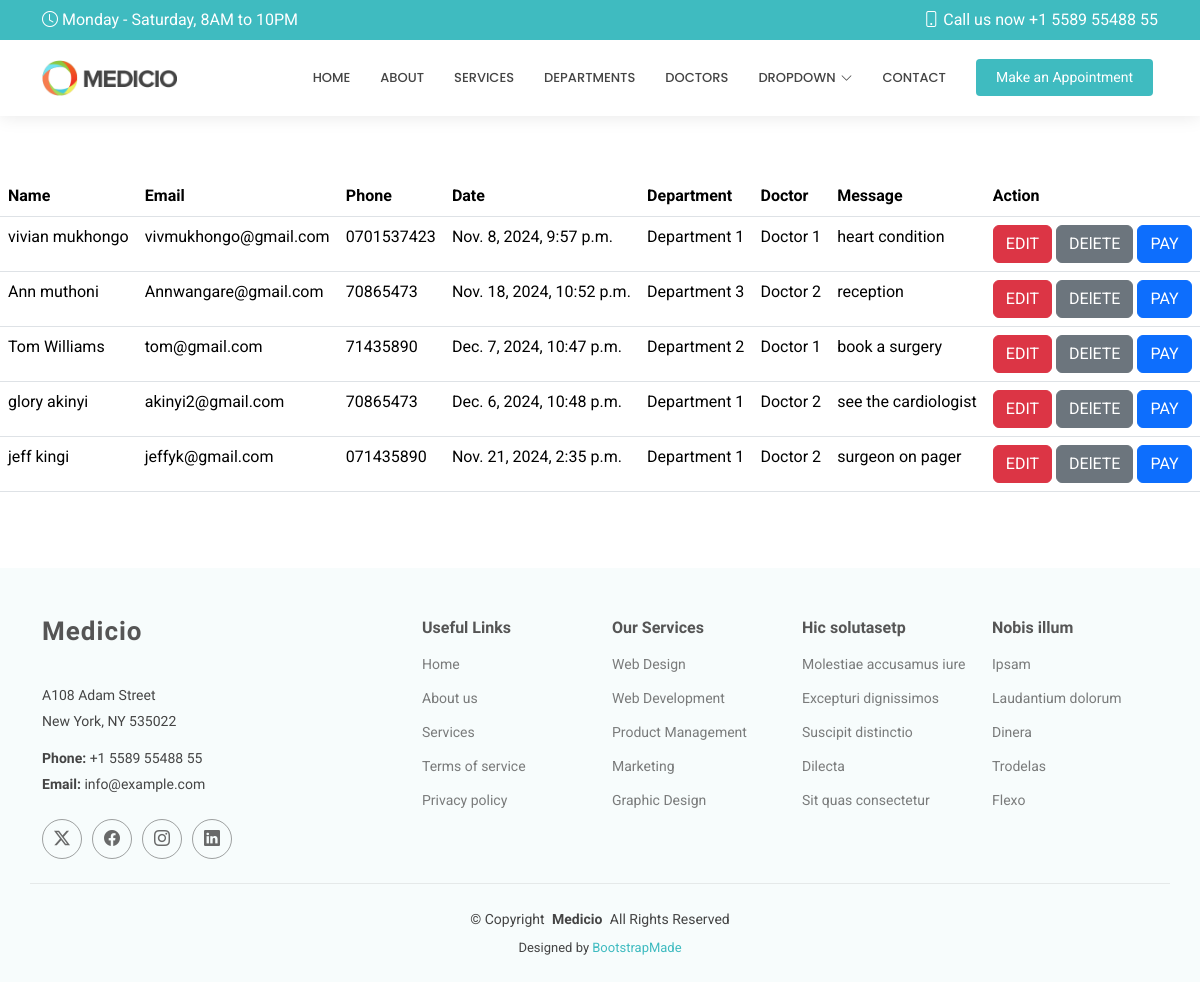
Page /show/ on the committed database.
### MyApp/models.py (models this page shows, shortened)
class Appointment(models.Model):
    name = models.CharField(max_length=200)
    email = models.EmailField()
    phone = models.CharField(max_length=20)
    date = models.DateTimeField()
    department = models.CharField(max_length=200)
    doctor = models.CharField(max_length=200)
    message = models.TextField()

### MyApp/views.py (the view)
# urls.py: path('show/', views.show, name='show'),
def show(request):
    allappointments= Appointment.objects.all()
    return render(request,'show.html',{'appointments':allappointments})

### templates/show.html
{% extends 'starter-page.html' %}
{% load static %}
{% block body %}
	<table class="table">
    <tr>
        <th>Name</th>
        <th>Email</th>
        <th>Phone</th>
        <th>Date</th>
        <th>Department</th>
        <th>Doctor</th>
        <th>Message</th>
        <th>Action</th>
    </tr>
{% for x in appointments  %}
    <tr>
    <td>{{x.name}}</td>
    <td>{{x.email}}</td>
    <td>{{x.phone}}</td>
    <td>{{x.date}}</td>
    <td>{{x.department}}</td>
    <td>{{x.doctor}}</td>
    <td>{{x.message}}</td>
    <td>
         <a href="/edit/{{ x.id }}" class="btn btn-danger">EDIT</a>
         <a href="/delete/{{ x.id }}" class="btn btn-secondary">DElETE</a>
         <a href="/pay/{{ x.id }}" class="btn btn-primary">PAY</a>
    </td>
    </tr>
{% endfor %}
    </table>
{% endblock %}

### templates/starter-page.html (shortened to what this page needs)
<!DOCTYPE html>
<html lang="en">
<head>
  {% load static %}
  <link href="{% static 'static/assets/vendor/bootstrap/css/bootstrap.min.css' %}" rel="stylesheet">
  <link href="{% static 'static/assets/vendor/bootstrap-icons/bootstrap-icons.css' %}" rel="stylesheet">
  <link href="{% static 'static/assets/vendor/aos/aos.css' %}" rel="stylesheet">
  <link href="{% static 'static/assets/vendor/fontawesome-free/css/all.min.css' %}" rel="stylesheet">
  <link href="{% static 'static/assets/vendor/glightbox/css/glightbox.min.css' %}" rel="stylesheet">
  <link href="{% static 'static/assets/vendor/swiper/swiper-bundle.min.css' %}" rel="stylesheet">
  <link href="{% static 'static/assets/css/main.css' %}" rel="stylesheet">
</head>
<body class="starter-page-page">
  <header id="header" class="header sticky-top">
    <div class="topbar d-flex align-items-center">
      <div class="container d-flex justify-content-center justify-content-md-between">
        <div class="d-none d-md-flex align-items-center">
          <i class="bi bi-clock me-1"></i> Monday - Saturday, 8AM to 10PM
        </div>
        <div class="d-flex align-items-center">
          <i class="bi bi-phone me-1"></i> Call us now +1 5589 55488 55
        </div>
      </div>
    </div>
    <div class="branding d-flex align-items-center">
      <div class="container position-relative d-flex align-items-center justify-content-end">
        <a href="index.html" class="logo d-flex align-items-center me-auto">
          <img src="{% static 'static/assets/img/logo.png' %}" alt="">
        </a>
        <nav id="navmenu" class="navmenu">
          <ul>
            <li><a href="{% url 'index' %}">Home</a></li>
            <li><a href="{% url 'about' %}">About</a></li>
            <li><a href="{% url 'services' %}">Services</a></li>
            <li><a href="{% url 'departments' %}">Departments</a></li>
            <li><a href="{% url 'doctors' %}">Doctors</a></li>
            <li class="dropdown"><a href="#"><span>Dropdown</span> <i class="bi bi-chevron-down toggle-dropdown"></i></a>
            </li>
            <li><a href="{% url 'contact' %}">Contact</a></li>
          </ul>
        </nav>
        <a class="cta-btn" href="{% url 'appointments' %}">Make an Appointment</a>
      </div>
    </div>
  </header>
  <main class="main">
    <section id="starter-section" class="starter-section section">
      {% block body %}
      {% endblock %}
    </section>
  </main>
  <footer id="footer" class="footer light-background">
    <div class="container footer-top">
      <div class="row gy-4">
        <div class="col-lg-4 col-md-6 footer-about">
          <a href="{% url 'index' %}" class="logo d-flex align-items-center">
            <span class="sitename">Medicio</span>
          </a>
          <div class="footer-contact pt-3">
            <p>A108 Adam Street</p>
            <p>New York, NY 535022</p>
            <p class="mt-3"><strong>Phone:</strong> <span>+1 5589 55488 55</span></p>
            <p><strong>Email:</strong> <span>info@example.com</span></p>
          </div>
          <div class="social-links d-flex mt-4">
            <a href=""><i class="bi bi-twitter-x"></i></a>
            <a href=""><i class="bi bi-facebook"></i></a>
            <a href=""><i class="bi bi-instagram"></i></a>
            <a href=""><i class="bi bi-linkedin"></i></a>
          </div>
        </div>
        <div class="col-lg-2 col-md-3 footer-links">
          <h4>Useful Links</h4>
          <ul>
            <li><a href="#">Home</a></li>
            <li><a href="#">About us</a></li>
            <li><a href="#">Services</a></li>
            <li><a href="#">Terms of service</a></li>
            <li><a href="#">Privacy policy</a></li>
          </ul>
        </div>
        <div class="col-lg-2 col-md-3 footer-links">
          <h4>Our Services</h4>
          <ul>
            <li><a href="#">Web Design</a></li>
            <li><a href="#">Web Development</a></li>
            <li><a href="#">Product Management</a></li>
            <li><a href="#">Marketing</a></li>
            <li><a href="#">Graphic Design</a></li>
          </ul>
        </div>
        <div class="col-lg-2 col-md-3 footer-links">
          <h4>Hic solutasetp</h4>
          <ul>
            <li><a href="#">Molestiae accusamus iure</a></li>
            <li><a href="#">Excepturi dignissimos</a></li>
            <li><a href="#">Suscipit distinctio</a></li>
            <li><a href="#">Dilecta</a></li>
            <li><a href="#">Sit quas consectetur</a></li>
          </ul>
        </div>
        <div class="col-lg-2 col-md-3 footer-links">
          <h4>Nobis illum</h4>
          <ul>
            <li><a href="#">Ipsam</a></li>
            <li><a href="#">Laudantium dolorum</a></li>
            <li><a href="#">Dinera</a></li>
            <li><a href="#">Trodelas</a></li>
            <li><a href="#">Flexo</a></li>
          </ul>
        </div>
      </div>
    </div>
    <div class="container copyright text-center mt-4">
      <p>© <span>Copyright</span> <strong class="px-1 sitename">Medicio</strong> <span>All Rights Reserved</span></p>
      <div class="credits">
        Designed by <a href="https://bootstrapmade.com/">BootstrapMade</a>
      </div>
    </div>
  </footer>
</body>
</html>

### static/assets/css/main.css (style rules this page uses)
:root { --default-font: "Roboto", system-ui, -apple-system, "Segoe UI", Roboto, "Helvetica Neue", Arial, "Noto Sans", "Liberation Sans", sans-serif, "Apple Color Emoji", "Segoe UI Emoji", "Segoe UI Symbol", "Noto Color Emoji"; --heading-font: "Raleway", sans-serif; --nav-font: "Poppins", sans-serif; }
:root { --background-color: #ffffff; --default-color: #444444; --heading-color: #555555; --accent-color: #3fbbc0; --surface-color: #ffffff; --contrast-color: #ffffff; }
:root { --nav-color: #444444; --nav-hover-color: #3fbbc0; --nav-mobile-background-color: #ffffff; --nav-dropdown-background-color: #ffffff; --nav-dropdown-color: #444444; --nav-dropdown-hover-color: #3fbbc0; }
.light-background { --background-color: #f7fcfc; --surface-color: #ffffff; }
:root { scroll-behavior: smooth; }
body { color: var(--default-color); background-color: var(--background-color); font-family: var(--default-font); }
a { color: var(--accent-color); text-decoration: none; transition: 0.3s; }
h1, h2, h3, h4, h5, h6 { color: var(--heading-color); font-family: var(--heading-font); }
.header { color: var(--default-color); background-color: var(--background-color); transition: all 0.5s; z-index: 997; box-shadow: 0px 0 18px rgba(0, 0, 0, 0.1); }
.header .topbar { background-color: var(--accent-color); color: var(--contrast-color); height: 40px; padding: 0; transition: all 0.5s; }
.header .branding { min-height: 60px; padding: 10px 0; }
.header .logo { line-height: 1; }
.header .logo img { max-height: 36px; margin-right: 8px; }
.header .cta-btn, .header .cta-btn:focus { color: var(--contrast-color); background: var(--accent-color); font-size: 14px; padding: 8px 20px; margin: 0 5px 0 30px; border-radius: 4px; transition: 0.3s; }
@media (min-width: 1200px) { .navmenu { padding: 0; } }
@media (min-width: 1200px) { .navmenu ul { margin: 0; padding: 0; display: flex; list-style: none; align-items: center; } }
@media (min-width: 1200px) { .navmenu li { position: relative; } }
@media (min-width: 1200px) { .navmenu a, .navmenu a:focus { color: var(--nav-color); padding: 18px 15px; font-size: 13px; font-family: var(--nav-font); font-weight: 500; text-transform: uppercase; display: flex; align-items: center; justify-content: space-between; white-space: nowrap; transition: 0.3s; } }
@media (min-width: 1200px) { .navmenu a i, .navmenu a:focus i { font-size: 12px; line-height: 0; margin-left: 5px; transition: 0.3s; } }
@media (min-width: 1200px) { .navmenu li:last-child a { padding-right: 0; } }
.footer { color: var(--default-color); background-color: var(--background-color); font-size: 14px; position: relative; }
.footer .footer-top { padding-top: 50px; }
.footer .footer-about .logo { line-height: 1; margin-bottom: 25px; }
.footer .footer-about .logo span { color: var(--heading-color); font-family: var(--heading-font); font-size: 26px; font-weight: 700; letter-spacing: 1px; }
.footer .footer-about p { font-size: 14px; font-family: var(--heading-font); }
.footer .social-links a { display: flex; align-items: center; justify-content: center; width: 40px; height: 40px; border-radius: 50%; border: 1px solid color-mix(in srgb, var(--default-color), transparent 50%); font-size: 16px; color: color-mix(in srgb, var(--default-color), transparent 20%); margin-right: 10px; transition: 0.3s; }
.footer h4 { font-size: 16px; font-weight: bold; position: relative; padding-bottom: 12px; }
.footer .footer-links { margin-bottom: 30px; }
.footer .footer-links ul { list-style: none; padding: 0; margin: 0; }
.footer .footer-links ul li { padding: 10px 0; display: flex; align-items: center; }
.footer .footer-links ul li:first-child { padding-top: 0; }
.footer .footer-links ul a { color: color-mix(in srgb, var(--default-color), transparent 30%); display: inline-block; line-height: 1; }
.footer .footer-contact p { margin-bottom: 5px; }
.footer .copyright { padding: 25px 0; border-top: 1px solid color-mix(in srgb, var(--default-color), transparent 90%); }
.footer .copyright p { margin-bottom: 0; }
.footer .credits { margin-top: 8px; font-size: 13px; }
section, .section { color: var(--default-color); background-color: var(--background-color); padding: 60px 0; scroll-margin-top: 120px; overflow: clip; }

### rows in the picture
Appointment: name "vivian mukhongo", email "vivmukhongo@gmail.com", phone "0701537423", date "Nov. 8, 2024, 9:57 p.m.", department "Department 1", doctor "Doctor 1", message "heart condition"
Appointment: name "Ann muthoni", email "Annwangare@gmail.com", phone "70865473", date "Nov. 18, 2024, 10:52 p.m.", department "Department 3", doctor "Doctor 2", message "reception"
Appointment: name "Tom Williams", email "tom@gmail.com", phone "71435890", date "Dec. 7, 2024, 10:47 p.m.", department "Department 2", doctor "Doctor 1", message "book a surgery"
Appointment: name "glory akinyi", email "akinyi2@gmail.com", phone "70865473", date "Dec. 6, 2024, 10:48 p.m.", department "Department 1", doctor "Doctor 2", message "see the cardiologist"
Appointment: name "jeff kingi", email "jeffyk@gmail.com", phone "071435890", date "Nov. 21, 2024, 2:35 p.m.", department "Department 1", doctor "Doctor 2", message "surgeon on pager"
